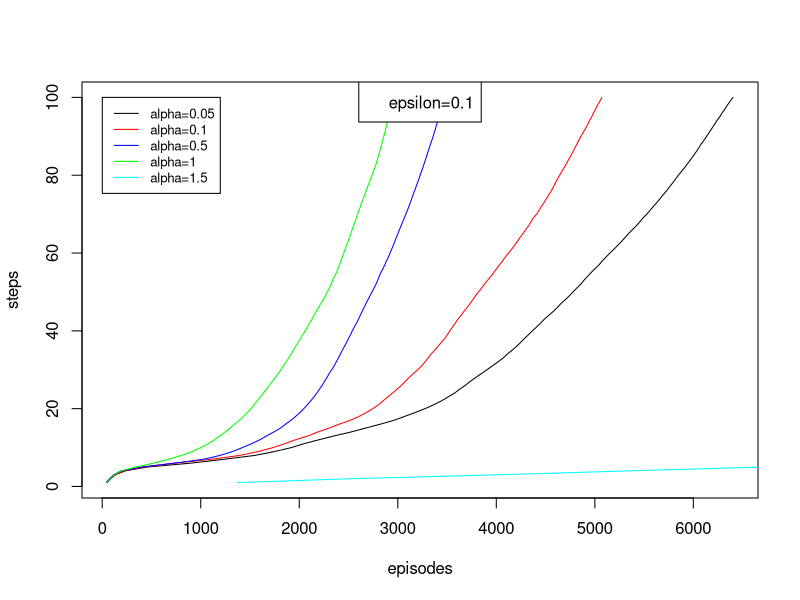

Here is the R script that generated this plot:
# number of steps taken in each of 100 episodes, for sarsa and expected sarsa agents
es0 = c(49, 85, 132, 231, 455, 897, 1237, 1552, 1752, 1920, 2047, 2198, 2353, 2524, 2670, 2821, 2959, 3068, 3176, 3276, 3364, 3443, 3509, 3576, 3628, 3685, 3735, 3790, 3848, 3905, 3960, 4015, 4068, 4110, 4159, 4205, 4246, 4284, 4326, 4366, 4409, 4450, 4488, 4533, 4579, 4619, 4655, 4700, 4741, 4778, 4817, 4858, 4889, 4926, 4963, 5002, 5044, 5076, 5114, 5153, 5195, 5233, 5272, 5307, 5343, 5381, 5421, 5456, 5488, 5528, 5561, 5595, 5631, 5663, 5694, 5728, 5758, 5789, 5819, 5848, 5880, 5913, 5942, 5972, 6000, 6028, 6054, 6078, 6108, 6135, 6161, 6187, 6213, 6238, 6267, 6292, 6320, 6345, 6372, 6402)

es1 = c(43, 75, 129, 212, 416, 743, 1108, 1399, 1585, 1733, 1852, 1961, 2088, 2187, 2302, 2403, 2516, 2605, 2680, 2747, 2804, 2851, 2898, 2946, 2992, 3037, 3075, 3115, 3157, 3203, 3242, 3276, 3307, 3336, 3373, 3408, 3440, 3476, 3503, 3529, 3555, 3584, 3610, 3643, 3671, 3704, 3733, 3762, 3787, 3819, 3851, 3879, 3911, 3945, 3974, 4004, 4034, 4064, 4093, 4124, 4156, 4186, 4214, 4241, 4270, 4297, 4328, 4351, 4376, 4408, 4434, 4458, 4485, 4509, 4534, 4559, 4580, 4599, 4620, 4643, 4665, 4690, 4712, 4733, 4756, 4778, 4797, 4818, 4838, 4859, 4882, 4905, 4926, 4946, 4968, 4987, 5008, 5027, 5051, 5071)

es2 = c(42, 73, 115, 192, 397, 730, 1030, 1197, 1323, 1424, 1515, 1600, 1668, 1741, 1809, 1860, 1914, 1963, 2007, 2046, 2081, 2116, 2149, 2178, 2205, 2233, 2256, 2281, 2303, 2329, 2354, 2375, 2397, 2417, 2437, 2458, 2480, 2499, 2520, 2538, 2559, 2581, 2601, 2619, 2639, 2657, 2677, 2697, 2718, 2738, 2759, 2779, 2796, 2812, 2828, 2850, 2869, 2885, 2906, 2922, 2938, 2955, 2970, 2985, 3002, 3017, 3033, 3050, 3066, 3082, 3098, 3113, 3127, 3142, 3155, 3171, 3185, 3199, 3214, 3227, 3241, 3255, 3268, 3281, 3294, 3306, 3319, 3332, 3346, 3359, 3371, 3383, 3394, 3406, 3417, 3429, 3441, 3453, 3466, 3480)

es3 = c(47, 78, 119, 189, 339, 521, 672, 805, 917, 999, 1077, 1140, 1192, 1247, 1299, 1342, 1393, 1434, 1471, 1512, 1539, 1573, 1603, 1636, 1666, 1696, 1726, 1757, 1785, 1813, 1839, 1866, 1892, 1917, 1939, 1962, 1987, 2013, 2035, 2060, 2083, 2106, 2130, 2149, 2172, 2195, 2218, 2243, 2265, 2284, 2306, 2324, 2339, 2359, 2377, 2393, 2408, 2423, 2437, 2452, 2466, 2481, 2495, 2510, 2524, 2536, 2551, 2565, 2579, 2591, 2607, 2621, 2634, 2650, 2665, 2679, 2694, 2707, 2723, 2738, 2753, 2767, 2781, 2793, 2804, 2815, 2827, 2837, 2847, 2858, 2868, 2878, 2888, 2897, 2905, 2914, 2923, 2932, 2940, 2948)

es4 = c(1369, 2513, 4005, 5320, 6709, 8165, 9521, 10941, 12337, 13638, 14934, 16379, 17750, 19021, 20346, 21649, 22886, 24339, 25649, 26828, 28277, 29682, 31029, 32349, 33662, 35018, 36411, 37924, 39443, 40551, 42011, 43534, 44895, 46161, 47599, 48938, 50370, 51625, 52829, 54136, 55417, 56942, 58552, 60010, 61168, 62619, 64026, 65313, 66711, 68145, 69662, 70948, 72288, 73594, 75117, 76492, 77719, 78982, 80407, 81688, 83373, 84757, 86040, 87499, 88807, 90043, 91458, 92973, 94591, 95794, 97197, 98473, 99863, 101306, 102780, 104057, 105319, 106691, 108298, 109940, 111251, 112880, 114033, 115286, 116637, 117971, 119456, 120822, 122210, 123698, 125248, 126592, 128023, 129628, 130955, 132334, 133829, 135179, 136579, 137958)

# plot episodes vs number os steps
plot(x=es0, y=1:100, type="l", xlab="episodes", ylab="steps")
lines(x=es1, y=1:100, col = "red")
lines(x=es2, y=1:100, col = "blue")
lines(x=es3, y=1:100, col = "green")
lines(x=es4, y=1:100, col = "cyan")


legend(1,100, legend=c("alpha=0.05", "alpha=0.1", "alpha=0.5", "alpha=1", "alpha=1.5"),
       col=c("black", "red", "blue", "green", "cyan"), lty=1, cex=0.8)
legend("top", legend=c("epsilon=0.1"))